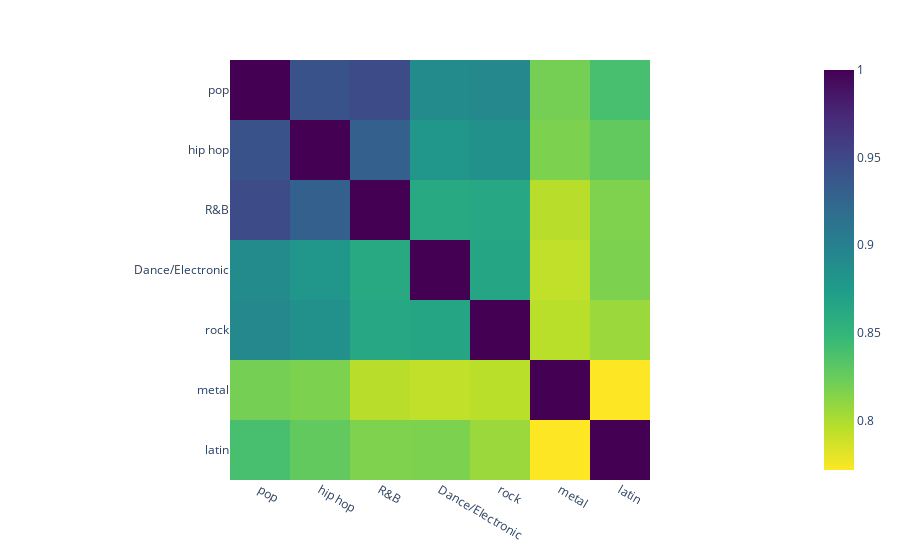

Write notebook code for a chart like this one.
### Code cell
px.imshow(genre_sim, color_continuous_scale='viridis_r')

### Figure 1 — Plotly figure (JSON) as saved in the notebook; plotly's stock layout.template omitted (floating-point values rounded to 4 significant figures)
{"data": [{"coloraxis": "coloraxis", "hovertemplate": "x: %{x}<br>y: %{y}<br>color: %{z}<extra></extra>", "name": "0", "type": "heatmap", "x": ["pop", "hip hop", "R&B", "Dance/Electronic", "rock", "metal", "latin"], "xaxis": "x", "y": ["pop", "hip hop", "R&B", "Dance/Electronic", "rock", "metal", "latin"], "yaxis": "y", "z": [[1, 0.9419, 0.9477, 0.8904, 0.8929, 0.8201, 0.8392], [0.9419, 1, 0.9306, 0.8807, 0.8848, 0.8174, 0.8278], [0.9477, 0.9306, 1, 0.8621, 0.8642, 0.7962, 0.8162], [0.8904, 0.8807, 0.8621, 1, 0.8658, 0.7927, 0.8176], [0.8929, 0.8848, 0.8642, 0.8658, 1, 0.7952, 0.8063], [0.8201, 0.8174, 0.7962, 0.7927, 0.7952, 1, 0.7718], [0.8392, 0.8278, 0.8162, 0.8176, 0.8063, 0.7718, 1]]}], "layout": {"coloraxis": {"colorscale": [[0, "#fde725"], [0.1111, "#b5de2b"], [0.2222, "#6ece58"], [0.3333, "#35b779"], [0.4444, "#1f9e89"], [0.5556, "#26828e"], [0.6667, "#31688e"], [0.7778, "#3e4989"], [0.8889, "#482878"], [1, "#440154"]]}, "margin": {"t": 60}, "xaxis": {"anchor": "y", "constrain": "domain", "domain": [0, 1], "scaleanchor": "y"}, "yaxis": {"anchor": "x", "autorange": "reversed", "constrain": "domain", "domain": [0, 1]}}}
